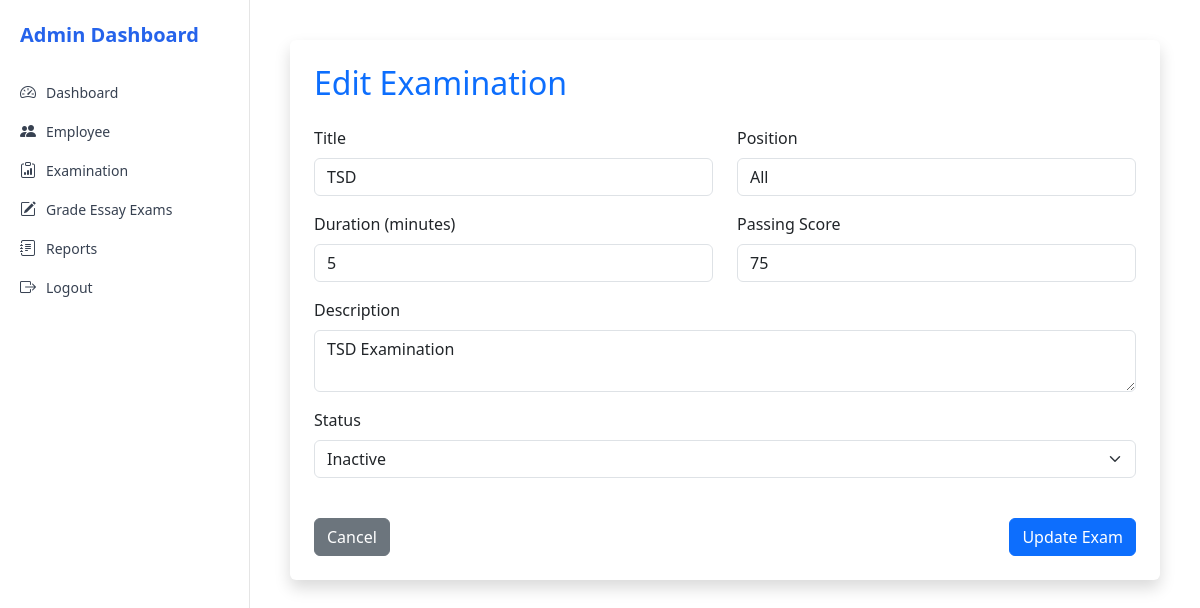
The app's page /admin/admin_editexam.php?id=1, older data.
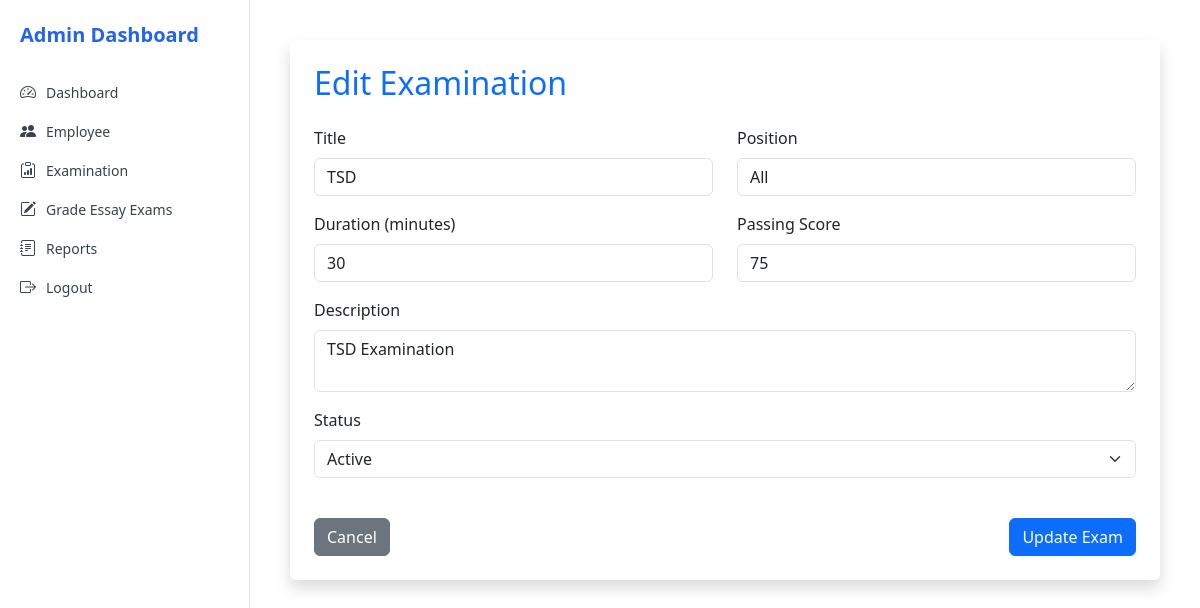
The same page, newer data.
### tables this page shows
CREATE TABLE `examinations` (
  `exam_id` int(10) UNSIGNED NOT NULL,
  `title` varchar(255) DEFAULT NULL,
  `position` varchar(100) DEFAULT NULL,
  `duration` int(11) DEFAULT NULL,
  `description` text DEFAULT NULL,
  `passing_score` int(11) DEFAULT NULL,
  `status` varchar(50) DEFAULT NULL,
  `created` datetime DEFAULT NULL
);

### admin/admin_editexam.php (the view, shortened to what this page needs)
<?php
$conn = new mysqli("localhost", "root", "", "ees");
$exam_id = isset($_GET['id']) ? (int) $_GET['id'] : 0;
$exam_sql = "SELECT * FROM examinations WHERE exam_id = $exam_id";
$exam_result = $conn->query($exam_sql);
$exam = $exam_result->fetch_assoc();
?>
<!DOCTYPE html>
<html>
<head>
    <link href="https://cdn.jsdelivr.net/npm/bootstrap@5.3.3/dist/css/bootstrap.min.css" rel="stylesheet">
    <link href="https://cdn.jsdelivr.net/npm/bootstrap-icons@1.10.5/font/bootstrap-icons.css" rel="stylesheet">
</head>
<body>
<div class="d-flex">
    <?php include 'sidebar.php'; ?>
    <div class="main-content">
        <div class="bg-white rounded shadow p-4">
            <h2 class="mb-4 text-primary">Edit Examination</h2>
            <form method="POST">
                <div class="row">
                    <div class="col-md-6 mb-3">
                        <label class="form-label">Title</label>
                        <input name="title" class="form-control" value="<?= htmlspecialchars($exam['title']) ?>" required>
                    </div>
                    <div class="col-md-6 mb-3">
                        <label class="form-label">Position</label>
                        <input name="position" class="form-control" value="<?= htmlspecialchars($exam['position']) ?>" required>
                    </div>
                    <div class="col-md-6 mb-3">
                        <label class="form-label">Duration (minutes)</label>
                        <input name="duration" type="number" class="form-control" value="<?= $exam['duration'] ?>" required>
                    </div>
                    <div class="col-md-6 mb-3">
                        <label class="form-label">Passing Score</label>
                        <input name="passing_score" type="number" class="form-control" value="<?= $exam['passing_score'] ?>" required>
                    </div>
                    <div class="col-12 mb-3">
                        <label class="form-label">Description</label>
                        <textarea name="description" class="form-control"><?= htmlspecialchars($exam['description']) ?></textarea>
                    </div>
                    <div class="col-12 mb-3">
                        <label class="form-label">Status</label>
                        <select name="status" class="form-select">
                            <option value="Active" <?= $exam['status'] === 'Active' ? 'selected' : '' ?>>Active</option>
                            <option value="Inactive" <?= $exam['status'] === 'Inactive' ? 'selected' : '' ?>>Inactive</option>
                        </select>
                    </div>
                </div>
                <div class="d-flex justify-content-between mt-4">
                    <a href="admin_examinations.php" class="btn btn-secondary">Cancel</a>
                    <button type="submit" class="btn btn-primary">Update Exam</button>
                </div>
            </form>
        </div>
    </div>
</div>
</body>
</html>

Row changes from the older to the newer data that the page shows:
changed examinations "TSD": duration "5" → "30"; status "Inactive" → "Active"
